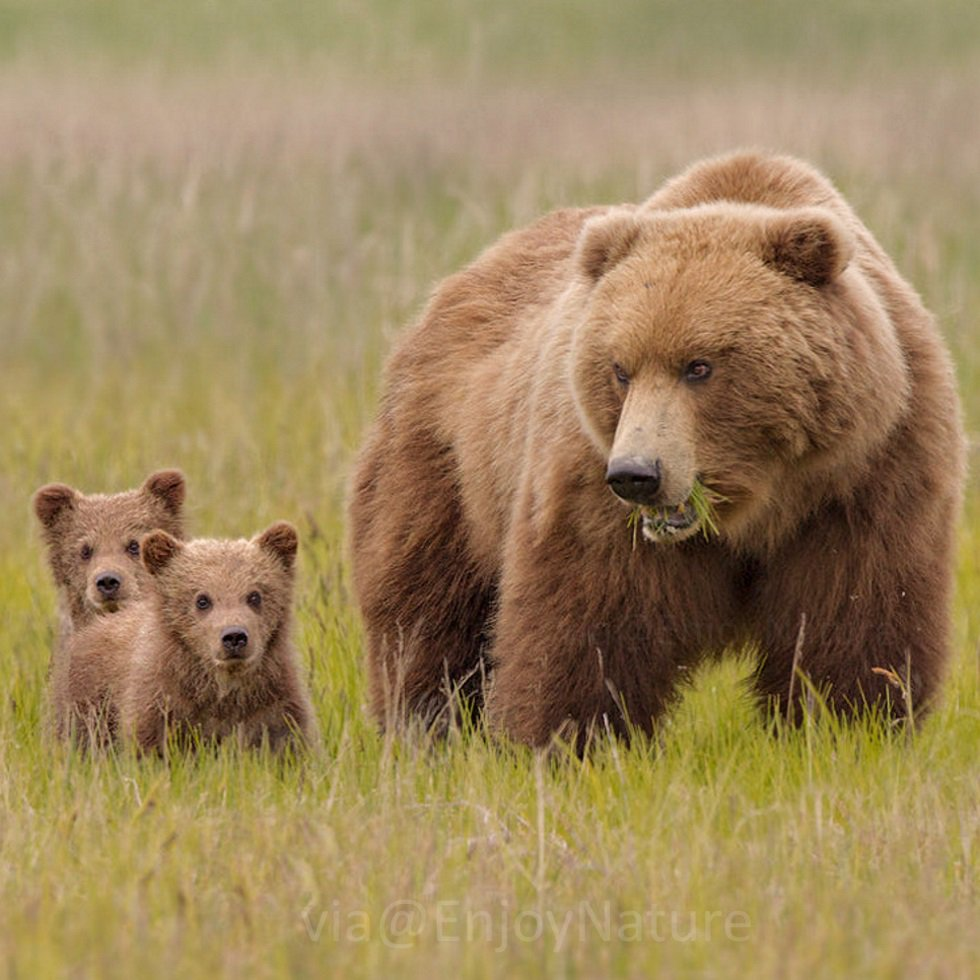
#> input picture Final Model/animal_database/train/bear/001.jpg, 980 x 980 px, found by its file name; its folder holds only this picture in this run
$ python global_l.py   (older library calls are emulated)
#> lines starting #> are read from the running program, lines starting #| are printed output that depends on the picture
import warnings
warnings.filterwarnings('ignore')

#organise imports
from sklearn.preprocessing import LabelEncoder
from sklearn.preprocessing import MinMaxScaler
import numpy as np
import mahotas
import cv2
import os
import h5py

#fixed-sizes for image
fixed_size=tuple((200,200))

#patch to taining data
train_path="animal_database/train"

#no. of trees for random Forests
num_trees=100

#bins for histogram
bins=8

#train_test_split
test_size=0.10

#seed for reproducing same results
seed=9

#feature-descriptor-1: Hu Moments
def fd_hu_moments(image):
    image=cv2.cvtColor(image,cv2.COLOR_BGR2GRAY)
    feature=cv2.HuMoments(cv2.moments(image)).flatten()
    return feature

#feature-descriptor-2: haralick Texture
def fd_haralick(image):
    gray=cv2.cvtColor(image,cv2.COLOR_BGR2GRAY)
    #compute the haralick texture feature vector
    haralick=mahotas.features.haralick(gray).mean(axis=0)
    return haralick


#feature-descriptor-3: Color Histogram
def fd_histogram(image,mask=None):
    # convert the image to hsv color space
    image=cv2.cvtColor(image,cv2.COLOR_BGR2HSV)
    #compute color histogram
    hist=cv2.calcHist([image],[0,1,2],None,[bins,bins,bins],[0,256,0,256,0,256])
    #normalise the histogram
    cv2.normalize(hist,hist)
    return hist.flatten()


#get the training labels
train_labels=os.listdir(train_path)

#sort the training labels
train_labels.sort()
#print(train_labels)


#empty list to hold feature vectors and labels
global_features=[]
labels=[]
i,j=0,0
k=0
#print(train_labels)
"""
dir=os.path.join(train_path,train_labels[0])
image=cv2.imread(dir+'/001.jpg')
fv_hu_moments=fd_histogram(image)
print(fv_hu_moments)"""
for training_name in train_labels:
    dir=os.path.join(train_path,training_name)
    current_label=training_name
    #print (dir)
    k=1
    for x in os.listdir(dir):
        file=dir+"/"+x
        #print(file)
        image=cv2.imread(file)
#> image is the input picture: shape (980, 980, 3); mean B, G, R 92.7, 133.5, 157.5
        #cv2.imshow('image',image)
        #cv2.waitKey(0)

        #break
        image=cv2.resize(image,fixed_size)
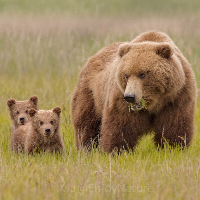
#> image: shape (200, 200, 3); mean B, G, R 92.6, 133.4, 157.4

        ###Global Feature Extraction###
        fv_hu_moments=fd_hu_moments(image)
#> in fd_hu_moments, `image=cv2.cvtColor(image,cv2.COLOR_BGR2GRAY)`:
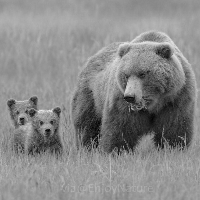
#> image: shape (200, 200); min 3, max 235, mean 135.9
#> in fd_hu_moments, `feature=cv2.HuMoments(cv2.moments(image)).flatten()`: feature = [0.0013, 3.02e-09, 3.92e-12, 1.2e-11, -1.68e-23, 7.46e-18, 8.05e-23]
#> fv_hu_moments has the same summary as feature in fd_hu_moments
#> (the run stopped early here; a loop or call above may not have finished)

$ run again, on Final Model/animal_database/train/bear/003.jpg
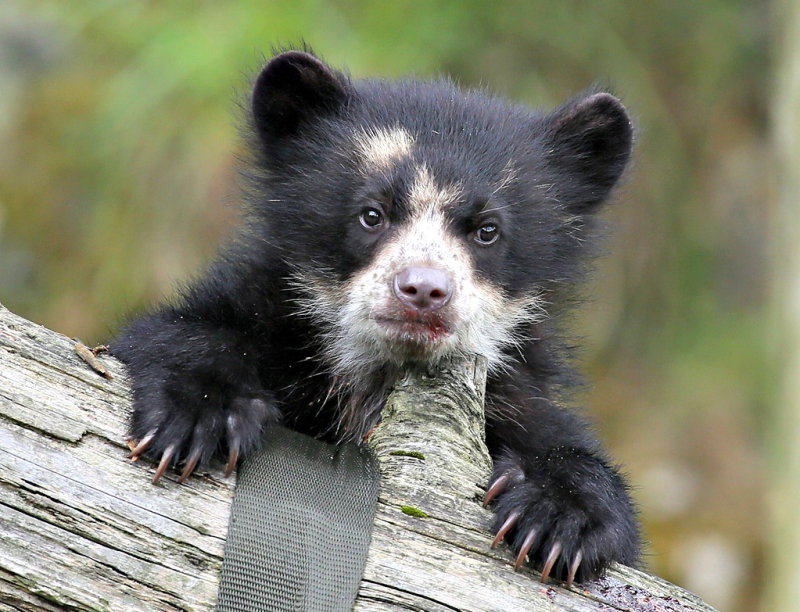
#> input picture Final Model/animal_database/train/bear/003.jpg, 800 x 612 px, found by its file name
#> image is the input picture: shape (612, 800, 3); mean B, G, R 107.1, 125.8, 124.5
#> `image=cv2.resize(image,fixed_size)`:
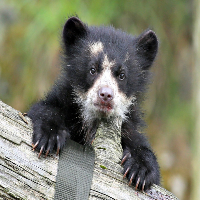
#> image: shape (200, 200, 3); mean B, G, R 106.9, 125.7, 124.3
#> in fd_hu_moments, `image=cv2.cvtColor(image,cv2.COLOR_BGR2GRAY)`:
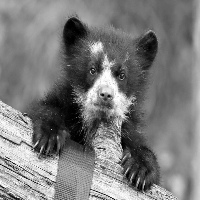
#> image: shape (200, 200); min 0, max 255, mean 123.1
#> feature = [0.00149, 1.31e-10, 1.61e-11, 4.56e-12, -8.25e-24, -4.06e-17, -3.82e-23]
#> fv_hu_moments has the same summary as feature in fd_hu_moments
